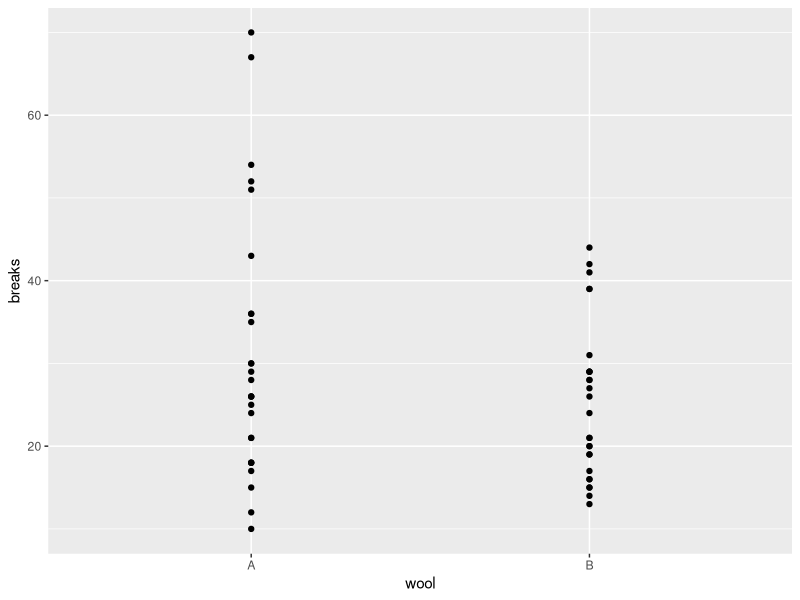

Reproduce this figure in R.
## ---- chunk 1
library(tidyverse)
## ---- chunk 2
data("warpbreaks")
head(warpbreaks)
## ---- chunk 3
ggplot(data=warpbreaks,aes(y=breaks,x=wool))+geom_point()
